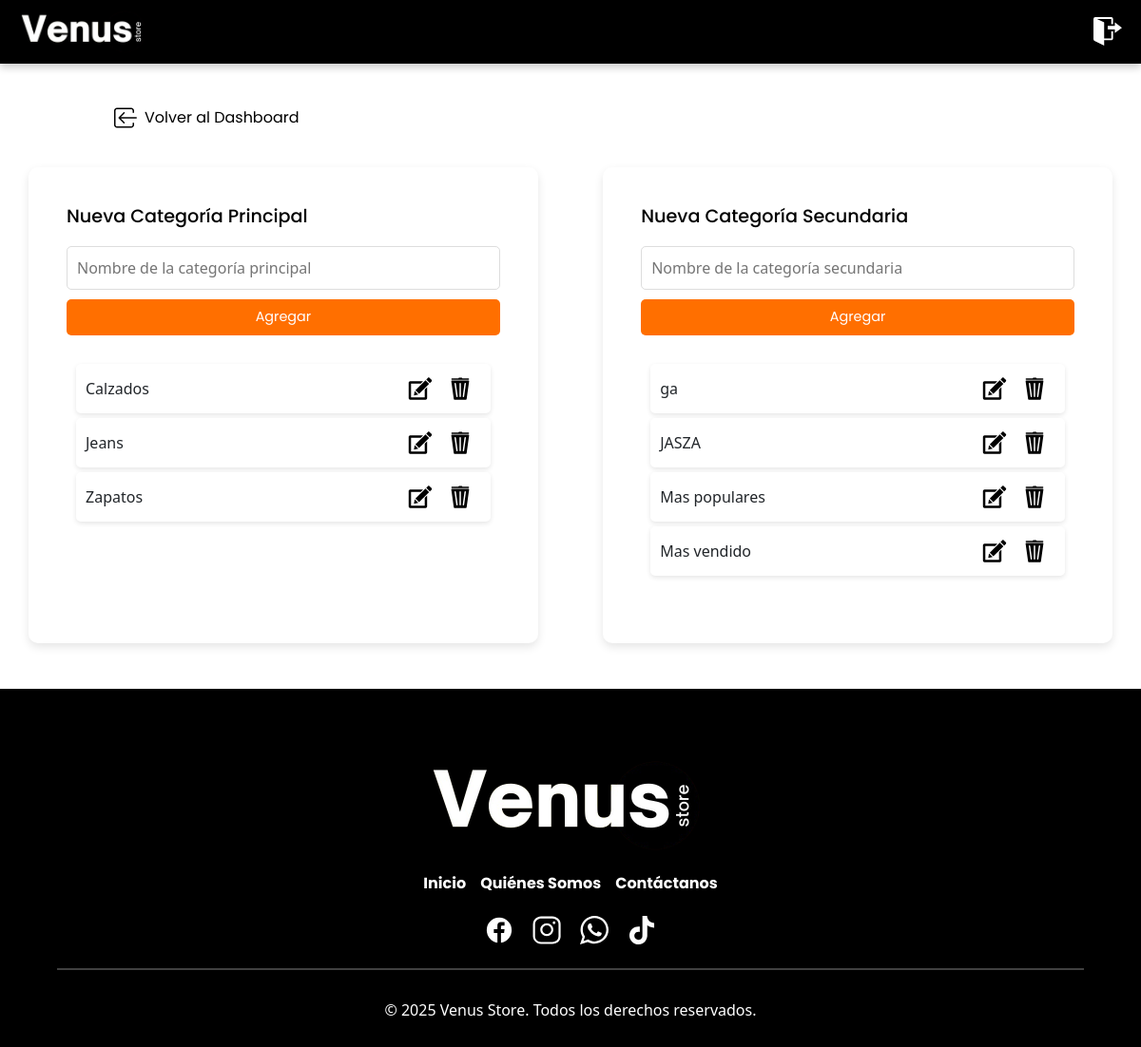
The app's page /admin_categorias.php (signed in) with its own data.
### tables this page shows
CREATE TABLE `categorias` (
  `id` int(11) NOT NULL,
  `nombre` varchar(255) NOT NULL
);

CREATE TABLE `categoria_secundaria` (
  `id` int(11) NOT NULL,
  `nombre` varchar(255) NOT NULL
);

### admin_categorias.php (the view, shortened to what this page needs)
<?php
include 'conexion.php';
$resultado_principal = $conn->query("SELECT * FROM categorias ORDER BY nombre");
$resultado_secundaria = $conn->query("SELECT * FROM categoria_secundaria ORDER BY nombre");
?>
<!DOCTYPE html>
<html lang="es">
<head>
    <link rel="stylesheet" href="style/admin_categorias.css">
</head>
<body>
    <?php include 'includes/navbar_admin.php'; ?>
    <br><br><br>
    <div class="volver-dashboard">
        <a href="dashboard.php">
            Volver al Dashboard</a>
    </div>
    <div class="contenedor-categorias">
        <div class="seccion">
            <h2>Nueva Categoría Principal</h2>
            <form method="POST" class="form-category">
                <input type="text" name="nombre_categoria" placeholder="Nombre de la categoría principal" value="<?= isset($_GET['editar']) && $_GET['tipo'] == 'principal' ? $_GET['nombre'] : '' ?>" required>
                <button type="submit"><?= isset($_GET['editar']) && $_GET['tipo'] == 'principal' ? 'Actualizar' : 'Agregar' ?></button>
            </form>
            <ul>
                <?php while ($categoria = $resultado_principal->fetch_assoc()): ?>
                    <li>
                        <?= $categoria['nombre'] ?>
                        <div class="icons-buttons">
                            <a class="edit" href="?editar=<?= $categoria['id'] ?>&tipo=principal&nombre=<?= $categoria['nombre'] ?>"></a>
                            <a class="delete" href="?eliminar=<?= $categoria['id'] ?>&tipo=principal" onclick="return confirm('¿Deseas eliminar esta categoría principal?')"></a>
                        </div>
                    </li>
                <?php endwhile; ?>
            </ul>
        </div>
        <div class="seccion">
            <h2>Nueva Categoría Secundaria</h2>
            <form method="POST" class="form-category">
                <input type="text" name="nombre_categoria_secundaria" placeholder="Nombre de la categoría secundaria" value="<?= isset($_GET['editar']) && $_GET['tipo'] == 'secundaria' ? $_GET['nombre'] : '' ?>" required>
                <button type="submit"><?= isset($_GET['editar']) && $_GET['tipo'] == 'secundaria' ? 'Actualizar' : 'Agregar' ?></button>
            </form>
            <ul>
                <?php while ($categoria = $resultado_secundaria->fetch_assoc()): ?>
                    <li>
                        <?= $categoria['nombre'] ?>
                        <div class="icons-buttons">
                            <a class="edit" href="?editar=<?= $categoria['id'] ?>&tipo=secundaria&nombre=<?= $categoria['nombre'] ?>"></a>
                            <a href="?eliminar=<?= $categoria['id'] ?>&tipo=secundaria" onclick="return confirm('¿Deseas eliminar esta categoría secundaria?')" class="delete"></a>
                        </div>
                    </li>
                <?php endwhile; ?>
            </ul>
        </div>
    </div>
    <br><br>
    <?php include 'includes/footer.php'; ?>
</body>
</html>

### style/admin_categorias.css (style rules this page uses)
body { font-family: 'Poppins', sans-serif; margin: 0; padding: 0; }
.contenedor-categorias { display: flex; justify-content: space-between; gap: 20px; width: 85%; border-radius: 10px; margin: auto; }
.seccion { width: 47%; box-shadow: 0px 4px 10px rgba(0, 0, 0, 0.1); padding: 40px; border-radius: 10px; }
.seccion h2 { color: #000; font-size: 1.2rem; margin-bottom: 15px; padding-bottom: 5px; font-family: 'Poppins', sans-serif; }
form { margin-bottom: 20px; display: flex; flex-direction: column; gap: 10px; }
.form-category button { background-color: #FF6F00; color: #fff; font-family: 'Poppins', sans-serif; border: none; padding: 8px; border-radius: 5px; cursor: pointer; transition: background-color 0.3s; font-size: 0.9rem; }
.form-category input { padding: 10px; border: 1px solid #ddd; border-radius: 5px; font-size: 1rem; transition: border-color 0.3s; }
.seccion ul { border-radius: 10px; padding: 10px; margin-top: 10px; list-style-type: none; }
.seccion li { padding: 10px; margin-bottom: 5px; background-color: #fff; border-radius: 5px; display: flex; justify-content: space-between; align-items: center; box-shadow: 0px 2px 5px rgba(0, 0, 0, 0.1); transition: transform 0.3s, box-shadow 0.3s; }
.icons-buttons svg { width: 24px; height: 24px; fill: #000; transition: background-color 0.3s; }
.icons-buttons .edit svg { width: 32px; height: 32px; fill: #000; }
.edit, .delete { border: none; cursor: pointer; background-color: transparent; margin-right: 10px; }
@media (max-width: 1400px) { .contenedor-categorias { width: 95%; } }
.volver-dashboard { margin-bottom: 20px; text-align: left; width: 80%; margin: 40px auto; }
.volver-dashboard a { display: flex; align-items: center; gap: 8px; text-decoration: none; color: #000; font-family: 'Poppins', sans-serif; }
.volver-dashboard svg { width: 24px; height: 24px; }

### includes/navbar_admin.php (style rules this page uses)
body { font-family: 'Poppins', sans-serif; margin: 0; }

### records on screen
categorias: nombre "Calzados"
categorias: nombre "Jeans"
categorias: nombre "Zapatos"
categoria_secundaria: nombre "ga"
categoria_secundaria: nombre "JASZA"
categoria_secundaria: nombre "Mas populares"
categoria_secundaria: nombre "Mas vendido"
